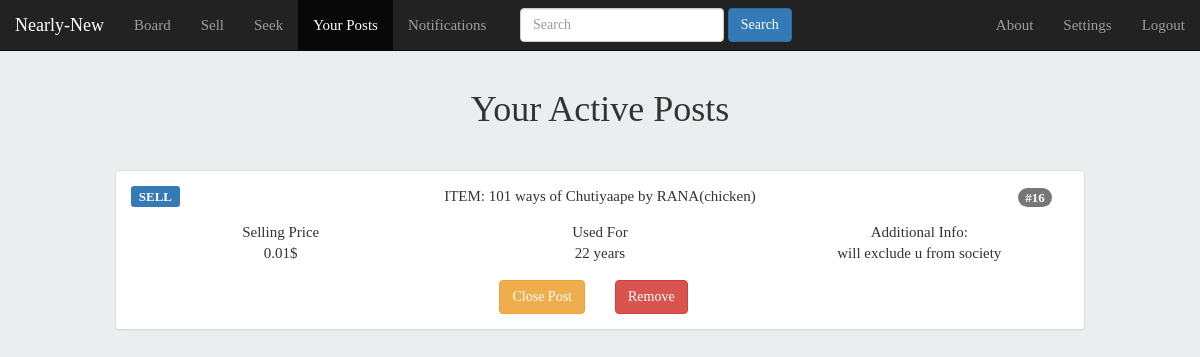
Before: /your_posts/ (signed in) with the older database file.
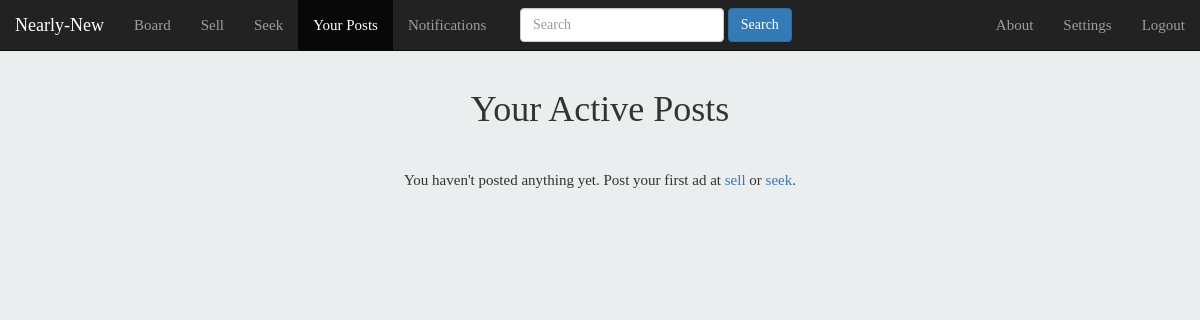
After: the same page with the newer database file.
### tables this page shows
CREATE TABLE posts (tr_id INTEGER NOT NULL PRIMARY KEY AUTOINCREMENT, type TEXT,user_id TEXT,content TEXT,selling_p TEXT,used_for TEXT, add_info TEXT, closed TEXT);

### main.py (the view)
@app.route('/your_posts/')
@login_required
def your_posts():
    cur,conn=connection()
    cur.execute('SELECT * FROM posts WHERE user_id=? ORDER BY tr_id DESC',(session['user_id'],))
    data=cur.fetchall()
    cur.close()
    conn.close()
    notif_count=get_notifs()
    return render_template('your_posts.html',data=data,notif_count=notif_count)

### main.py (called while the page is built)
def login_required(f):
    @wraps(f)
    def wrap(*args, **kwargs):
        if 'logged_in' in session:
            return f(*args,**kwargs)
        else:
            return redirect (url_for('login_page'))
    return wrap

def connection():
    conn=sqlite3.connect('users.sqlite')
    cur=conn.cursor()
    return (cur,conn)

### templates/your_posts.html (shortened to what this page needs)
{%extends 'header.html'%}
{%block your_posts_active%}class="active"
{%endblock%}
{%block body%}
  <div class="page-header" align="center">
  <h1>Your Active Posts</h1>
</div>
{%if data|length==0%}
<p align="center">You haven't posted anything yet. Post your first ad at <a href="{{url_for('sell')}}">sell</a> or <a href="{{url_for('seek')}}">seek</a>.</p>
{%endif%}
{%for el in data%}
{%if el[1]=='S'%}
<div class="col-md-10 col-xs-10 col-md-offset-1 col-xs-offset-1">
  <div class="panel panel-default">
    <div class="panel-body">
  <div class="row">
    {%if el[7]=='y'%}
    <div class="col-md-1 col-xs-2">
      <span style="font-size:13px;" class="label label-success">CLOSED</span>
    </div>
    {%else%}
    <div class="col-md-1 col-xs-2">
      <span style="font-size:13px;" class="label label-primary">SELL</span>
    </div>
    {%endif%}
    <div class="col-md-10 col-xs-8" align="center">
      <p>ITEM: {{el[3]}}</p>
  </div>
  <div class="col-md-1 col-xs-2">
    <span style="font-size:13px;" class="badge">#{{el[0]}}</span>
</div>
</div>
{%if not el[6]=='NULL'%}
<div class="row" align="center" style="padding:5px;">
<div class="col-md-4 col-xs-12">
  <p>Selling Price<br>{%if el[4]=='0'%}Free{%else%}{{el[4]}}{%endif%}</p>
</div>
<div class="col-md-4 col-xs-12">
  <p>Used For<br>{{el[5]}}</p>
</div>
<div class="col-md-4 col-xs-12">
  <p>Additional Info:<br>{{el[6]}}</p>
</div>
</div>
{%endif%}
{%if el[7]=='n'%}
<div class="row" align="center">
  <div class="col-md-6 col-xs-6" align="right">
  <button type="button" class="btn btn-warning"><a style="color:white;text-decoration:none;" href="{{url_for('close_post',tr_id=el[0])}}">Close Post</a></button>
  </div>
<div class="col-md-6 col-xs-6" align="left">
<button type="button" class="btn btn-danger"><a style="color:white;text-decoration:none;" href="{{url_for('remove_post',tr_id=el[0])}}">Remove</a></button>
</div>
</div>
{%else%}
<div class="row" align="center">
  <div class="col-md-12 col-xs-12" align="center">
<button type="button" class="btn btn-danger"><a style="color:white;text-decoration:none;" href="{{url_for('remove_post',tr_id=el[0])}}">Remove</a></button>
  </div>
</div>
{%endif%}
</div>
</div>
</div>
{%endif%}
{%endfor%}
{%endblock%}

Changed rows visible on the page:
removed posts: closed "SELL", content "101 ways of Chutiyaape by RANA(chicken)", tr_id "16", selling_p "0.01$", used_for "22 years", add_info "will exclude u from society"
Other visible differences:
text now shown: "You haven't posted anything yet. Post your first ad at sell or seek ."
